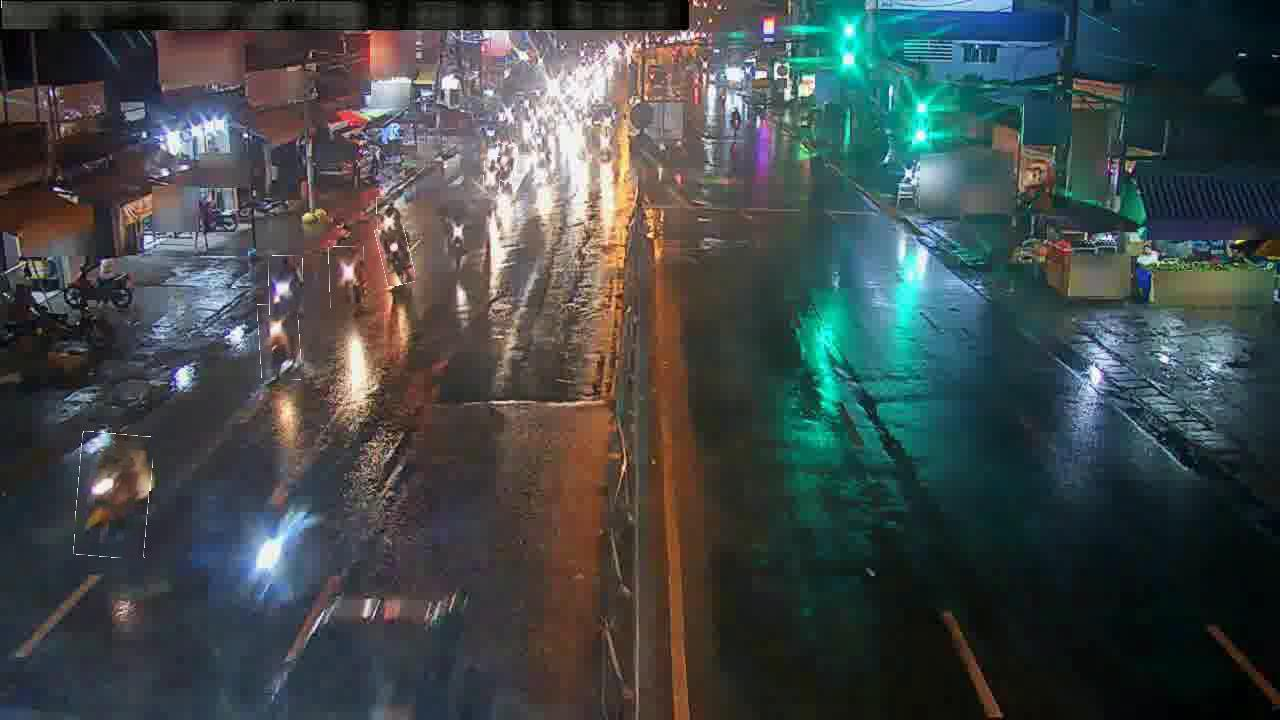
#> input picture data/public test/public test/cam_08_00556_jpg.rf.a5715b214072eef8a33d4ed0039dc1f9.jpg, 1280 x 720 px
$ python -i preprocess_image.py   (imports and definitions only)
#> lines starting #> are read from the running program, lines starting #| are printed output that depends on the picture
import cv2
import numpy as np

def measure_brightness(image):
    """
    Đo lường độ sáng của ảnh bằng cách tính độ sáng trung bình.
    """
    hsv = cv2.cvtColor(image, cv2.COLOR_BGR2HSV)
    brightness = np.mean(hsv[:, :, 2])
    return brightness

def measure_contrast(image):
    """
    Đo lường độ tương phản của ảnh bằng cách tính độ lệch chuẩn của độ sáng.
    """
    gray = cv2.cvtColor(image, cv2.COLOR_BGR2GRAY)
    contrast = np.std(gray)
    return contrast

def adaptive_brightness_contrast(image, target_brightness=130, target_contrast=50):
    """
    Điều chỉnh độ sáng và độ tương phản dựa trên điều kiện ánh sáng.
    target_brightness: Độ sáng mong muốn của ảnh.
    target_contrast: Độ tương phản mong muốn của ảnh.
    """
    current_brightness = measure_brightness(image)
    current_contrast = measure_contrast(image)

    # Điều chỉnh độ sáng (alpha) và độ tương phản (beta) dựa trên sự khác biệt
    brightness_adjustment = target_brightness / max(current_brightness, 1)
    contrast_adjustment = target_contrast / max(current_contrast, 1)

    # Áp dụng điều chỉnh
    adjusted = cv2.convertScaleAbs(image, alpha=brightness_adjustment, beta=contrast_adjustment)
    return adjusted

def adaptive_gamma_correction(image, target_brightness=130):
    """
    Điều chỉnh gamma để kiểm soát độ sáng của ảnh.
    target_brightness: Độ sáng mong muốn của ảnh.
    """
    current_brightness = measure_brightness(image)
    gamma = np.log(target_brightness / max(current_brightness, 1)) / np.log(2) if current_brightness > 0 else 1.0
    gamma = max(0.5, min(gamma, 2.5))  # Giới hạn gamma trong khoảng hợp lý

    inv_gamma = 1.0 / gamma
    table = np.array([((i / 255.0) ** inv_gamma) * 255 for i in np.arange(256)]).astype("uint8")
    return cv2.LUT(image, table)

def adaptive_clahe(image, clip_limit=2.0, tile_grid_size=(8, 8)):
    """
    Tăng cường độ tương phản bằng CLAHE nếu ảnh có độ sáng thấp.
    """
    lab = cv2.cvtColor(image, cv2.COLOR_BGR2LAB)
    l, a, b = cv2.split(lab)
    clahe = cv2.createCLAHE(clipLimit=clip_limit, tileGridSize=tile_grid_size)
    cl = clahe.apply(l)
    limg = cv2.merge((cl, a, b))
    return cv2.cvtColor(limg, cv2.COLOR_LAB2BGR)

def reduce_noise(image, h=15, hForColorComponents=15, templateWindowSize=7, searchWindowSize=21):
    """
    Giảm nhiễu trong ảnh.
    """
    return cv2.fastNlMeansDenoisingColored(image, None, h, hForColorComponents, templateWindowSize, searchWindowSize)

def preprocess_image(image):
    """
    Thực hiện Real-time Adaptation trên ảnh đầu vào.
    """
    # Điều chỉnh độ sáng và độ tương phản
    image = adaptive_brightness_contrast(image)

    # Điều chỉnh gamma
    image = adaptive_gamma_correction(image)

    # Tăng cường độ tương phản với CLAHE
    image = adaptive_clahe(image)

    # Giảm nhiễu
    image = reduce_noise(image)

    return image

>>> import cv2
>>> picture = cv2.imread('../../data/public test/public test/cam_08_00556_jpg.rf.a5715b214072eef8a33d4ed0039dc1f9.jpg')
#> picture is the input picture: shape (720, 1280, 3); mean B, G, R 73.7, 73, 65.8
>>> result = preprocess_image(picture)
#> in measure_brightness, `brightness = np.mean(hsv[:, :, 2])`: brightness = 85.38
#> in measure_contrast, `gray = cv2.cvtColor(image, cv2.COLOR_BGR2GRAY)`:
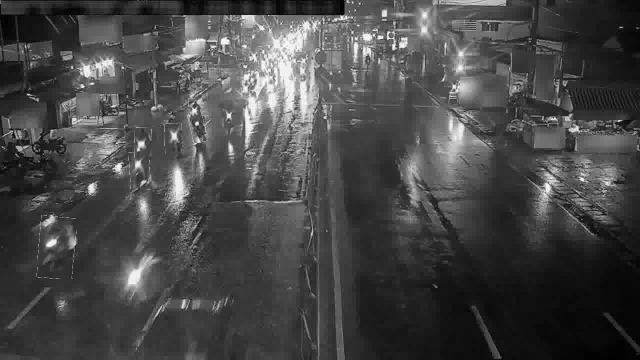
#> gray: shape (720, 1280) (shown at 1/2 size); min 0, max 255, mean 71
#> in measure_contrast, `contrast = np.std(gray)`: contrast = 44.96
#> in adaptive_brightness_contrast, `brightness_adjustment = target_brightness / max(current_brightness, 1)`: brightness_adjustment = 1.52
#> in adaptive_brightness_contrast, `contrast_adjustment = target_contrast / max(current_contrast, 1)`: contrast_adjustment = 1.11
#> in adaptive_brightness_contrast, `adjusted = cv2.convertScaleAbs(image, alpha=brightness_adjustment, bet..`:
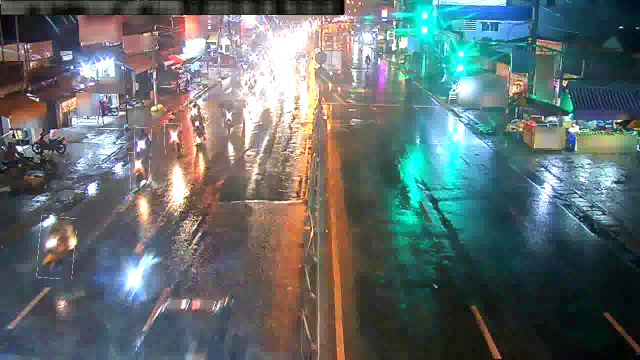
#> adjusted: shape (720, 1280, 3) (shown at 1/2 size); mean B, G, R 110, 109.2, 98.3
#> in adaptive_gamma_correction, `current_brightness = measure_brightness(image)`: current_brightness = 126.2
#> in adaptive_gamma_correction, `gamma = np.log(target_brightness / max(current_brightness, 1)) / np.lo..`: gamma = 0.0429
#> in adaptive_gamma_correction, `gamma = max(0.5, min(gamma, 2.5))`: gamma = 0.5
#> in adaptive_gamma_correction, `inv_gamma = 1.0 / gamma`: inv_gamma = 2
#> in adaptive_gamma_correction, `table = np.array([((i / 255.0) ** inv_gamma) * 255 for i in np.arange(..`: table = 256 values from 0 to 255
#> in adaptive_clahe, `l, a, b = cv2.split(lab)`:
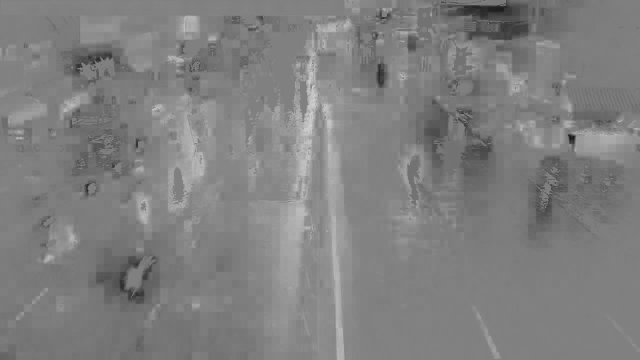
#> b: shape (720, 1280) (shown at 1/2 size); min 22, max 212, mean 127.5
#> in reduce_noise, `return cv2.fastNlMeansDenoisingColored(image, None, h, hForColorCompon..`:
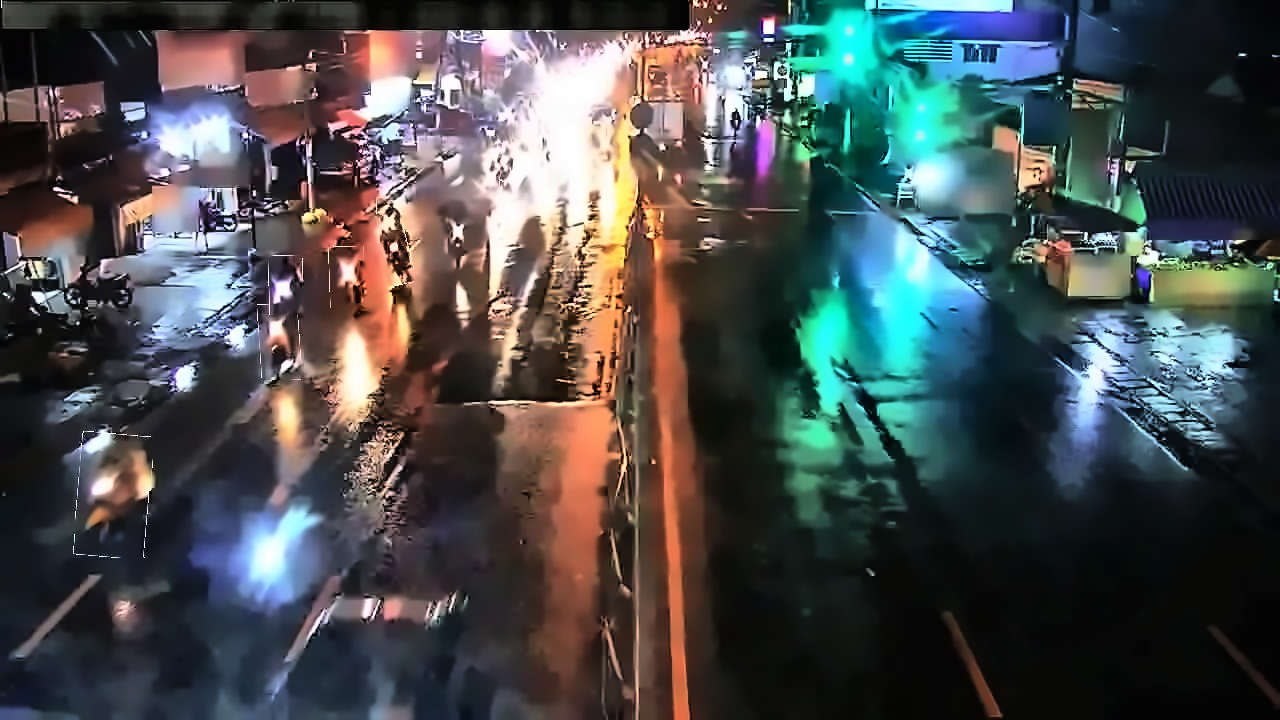
#> returned value: shape (720, 1280, 3); mean of channels 0, 1, 2 78.2, 77.2, 73; drawn as B, G, R

$ run again, on data/public test/public test/cam_08_00601_jpg.rf.9de07cb9b4bfc2f352a7d2693b87884a.jpg
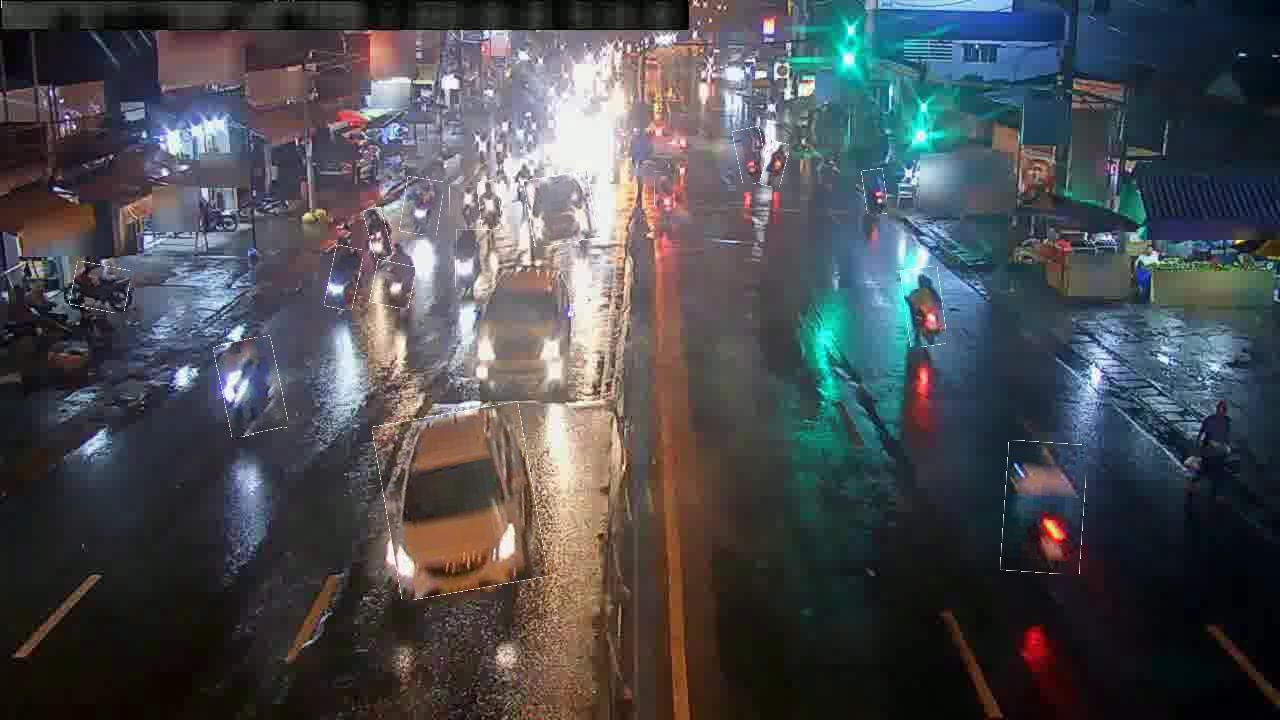
#> input picture data/public test/public test/cam_08_00601_jpg.rf.9de07cb9b4bfc2f352a7d2693b87884a.jpg, 1280 x 720 px
#> picture is the input picture: shape (720, 1280, 3); mean B, G, R 80.7, 76.8, 74.8
#> hsv: shape (720, 1280, 3); mean H, S, V 82.5, 87.3, 91.9
#> brightness = 91.89
#> contrast = 54
#> brightness_adjustment = 1.41
#> contrast_adjustment = 0.926
#> in adaptive_brightness_contrast, `adjusted = cv2.convertScaleAbs(image, alpha=brightness_adjustment, bet..`:
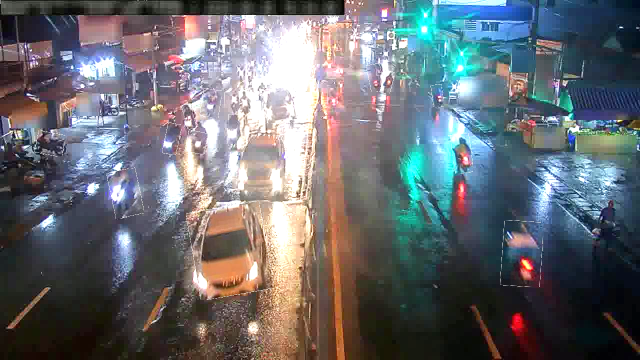
#> adjusted: shape (720, 1280, 3) (shown at 1/2 size); mean B, G, R 111.6, 106.3, 103.2
#> hsv: shape (720, 1280, 3); mean H, S, V 79.4, 84, 125.9
#> in adaptive_gamma_correction, `current_brightness = measure_brightness(image)`: current_brightness = 125.9
#> in adaptive_gamma_correction, `gamma = np.log(target_brightness / max(current_brightness, 1)) / np.lo..`: gamma = 0.0464
#> in adaptive_gamma_correction, `gamma = max(0.5, min(gamma, 2.5))`: gamma = 0.5
#> inv_gamma = 2
#> table = 256 values from 0 to 255
#> lab: shape (720, 1280, 3); mean of channels 0, 1, 2 66.8, 131.7, 125.4
#> limg: shape (720, 1280, 3); mean of channels 0, 1, 2 81.8, 131.7, 125.4
#> in reduce_noise, `return cv2.fastNlMeansDenoisingColored(image, None, h, hForColorCompon..`:
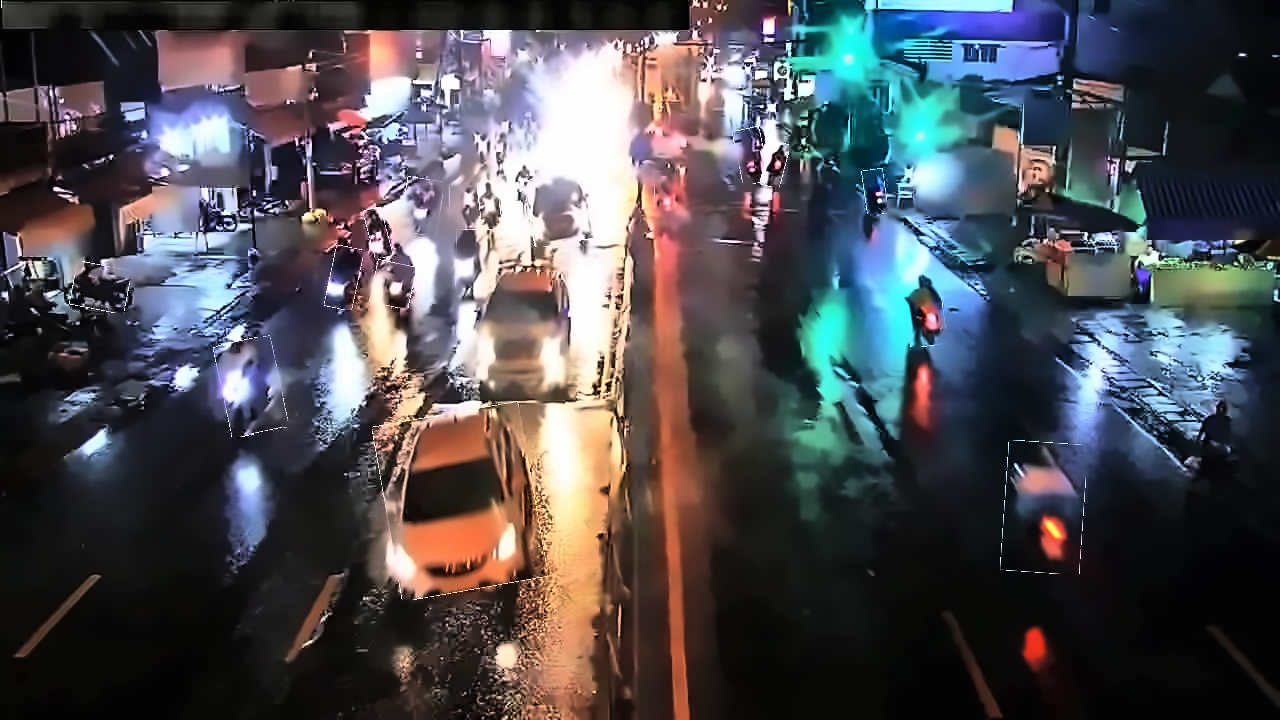
#> returned value: shape (720, 1280, 3); mean of channels 0, 1, 2 81.9, 76.5, 77.2; drawn as B, G, R

$ run again, on data/public test/public test/cam_08_00832_jpg.rf.b9c1d2ad25e127e2f4ffec43423426e0.jpg
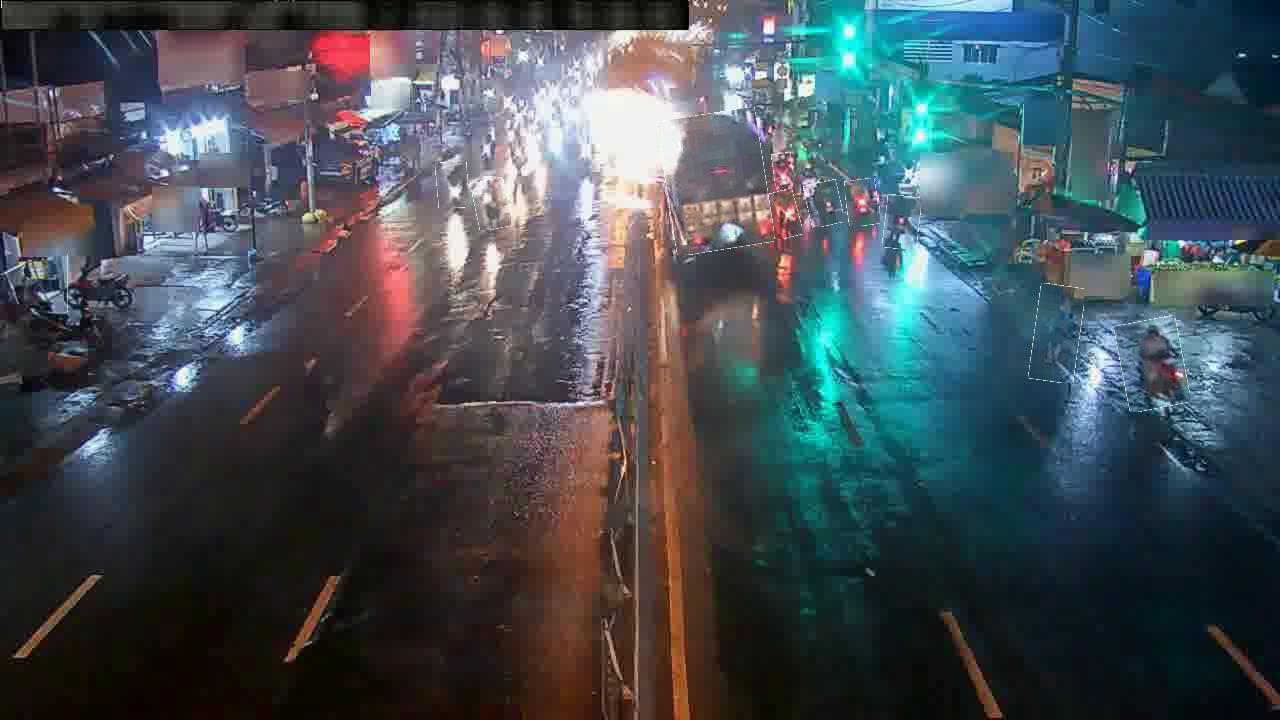
#> input picture data/public test/public test/cam_08_00832_jpg.rf.b9c1d2ad25e127e2f4ffec43423426e0.jpg, 1280 x 720 px
#> picture is the input picture: shape (720, 1280, 3); mean B, G, R 83.6, 77.1, 67.8
#> hsv: shape (720, 1280, 3); mean H, S, V 86.1, 105.2, 93.3
#> brightness = 93.34
#> contrast = 53.07
#> brightness_adjustment = 1.39
#> contrast_adjustment = 0.942
#> in adaptive_brightness_contrast, `adjusted = cv2.convertScaleAbs(image, alpha=brightness_adjustment, bet..`:
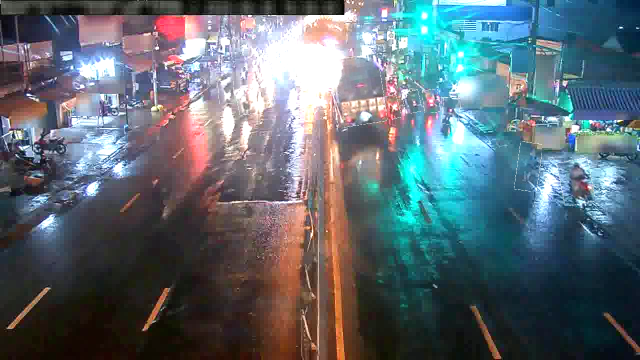
#> adjusted: shape (720, 1280, 3) (shown at 1/2 size); mean B, G, R 113.4, 105.3, 92.6
#> hsv: shape (720, 1280, 3); mean H, S, V 82.9, 101.7, 125.9
#> in adaptive_gamma_correction, `current_brightness = measure_brightness(image)`: current_brightness = 125.9
#> in adaptive_gamma_correction, `gamma = np.log(target_brightness / max(current_brightness, 1)) / np.lo..`: gamma = 0.0462
#> in adaptive_gamma_correction, `gamma = max(0.5, min(gamma, 2.5))`: gamma = 0.5
#> inv_gamma = 2
#> table = 256 values from 0 to 255
#> lab: shape (720, 1280, 3); mean of channels 0, 1, 2 65.3, 130.5, 122.6
#> limg: shape (720, 1280, 3); mean of channels 0, 1, 2 79.9, 130.5, 122.6
#> in reduce_noise, `return cv2.fastNlMeansDenoisingColored(image, None, h, hForColorCompon..`:
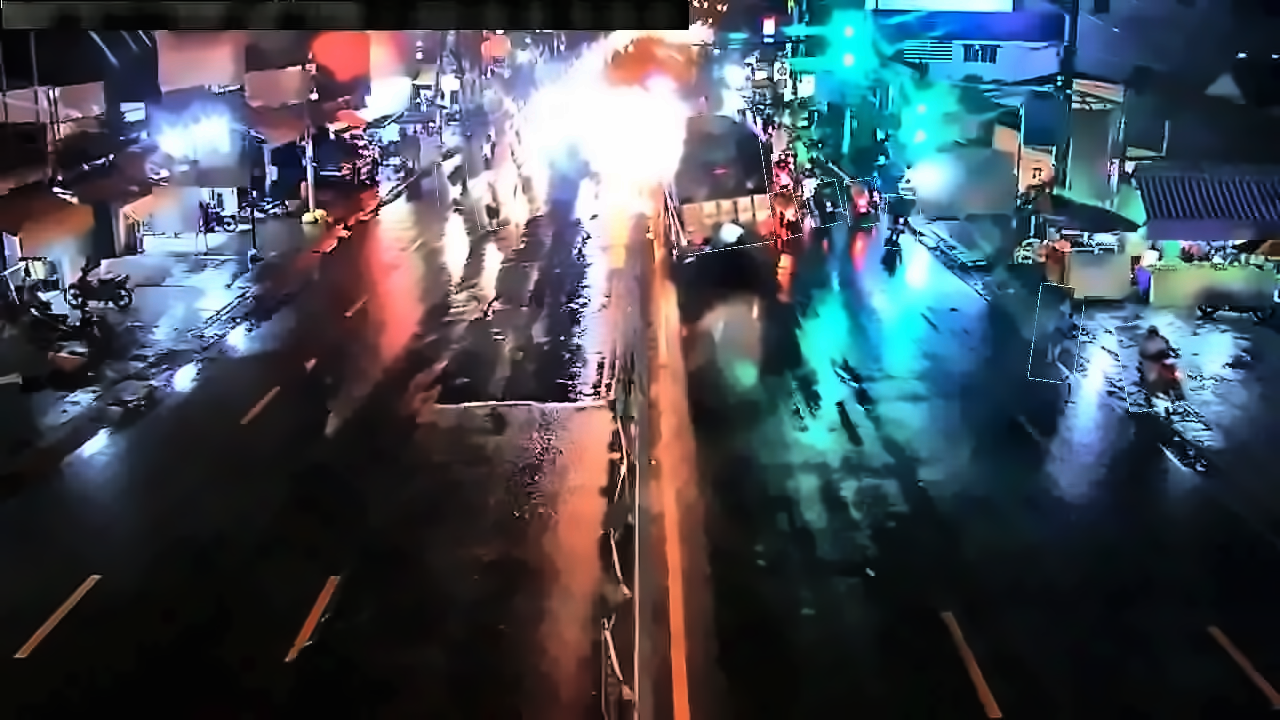
#> returned value: shape (720, 1280, 3); mean of channels 0, 1, 2 85, 75.5, 67.9; drawn as B, G, R
